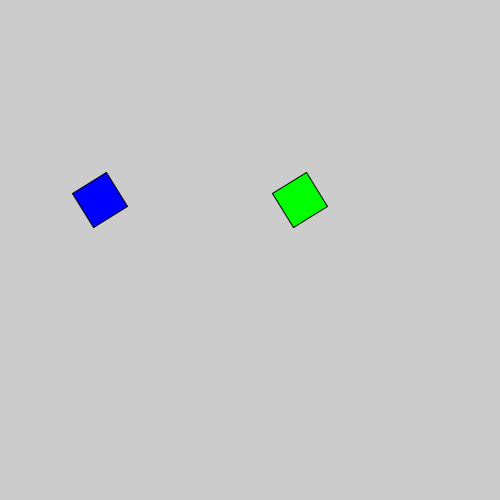
Frame 1 (no input)
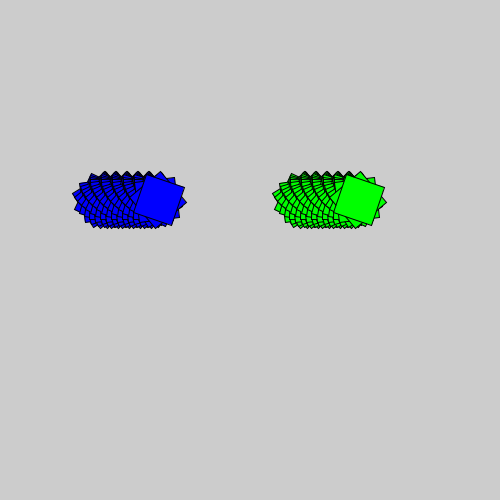
Frame 60 (the mouse pressed at the canvas centre just before this capture)
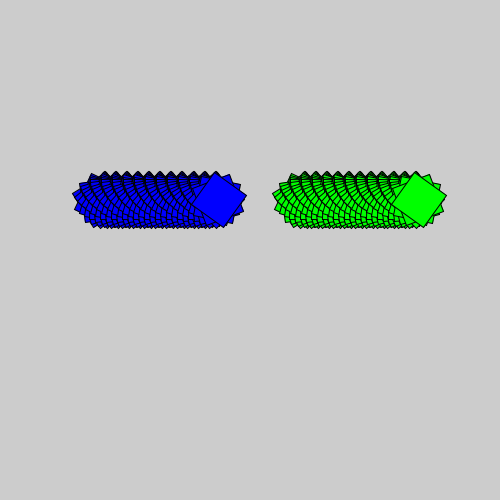
Frame 120 (the mouse held since frame 60 and released just before this capture)

The Processing sketch that drew these frames (run headless with seeded random() and noise(); from frame 60 on, the mouse is pressed at the canvas centre):

// Processing sketch: e49ruoteQuadre
// ── e49ruoteQuadre.pde
int x=0;
void setup(){
  size(500,500);
  rectMode(CENTER);
}
void draw(){
  //background(255);
  pushMatrix();
  translate(x+300,200); 
  rotate(frameCount%360);
  fill(0,255,0);
  rect(0,0,40,40);
  popMatrix();
  pushMatrix();
  translate(x+100,200);
  rotate(frameCount%360);
  fill(0,0,255);
  rect(0,0,40,40);
  popMatrix();
  x++;
}
